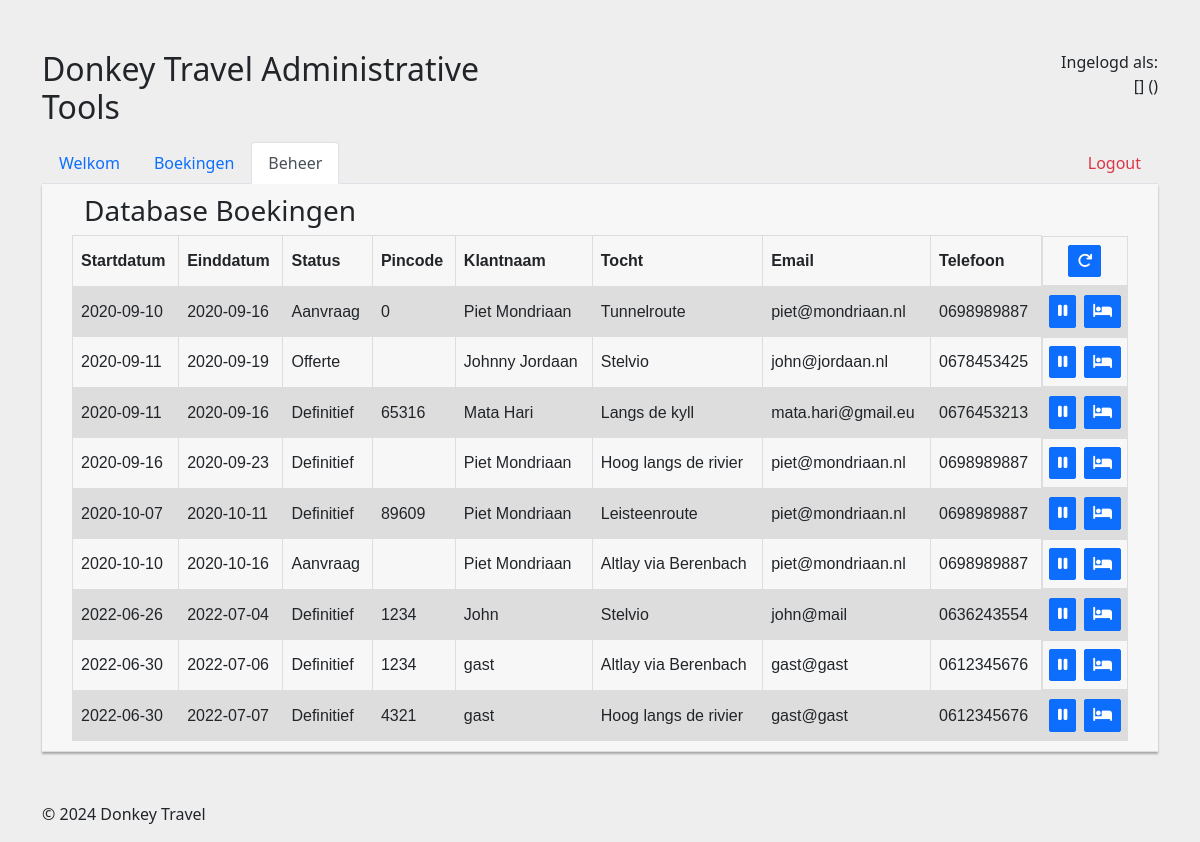
/boekingen.php, run on the app's committed database.
### tables this page shows
CREATE TABLE `boekingen` (
  `ID` int(11) NOT NULL,
  `StartDatum` date DEFAULT NULL,
  `PINCode` int(11) DEFAULT NULL,
  `FKtochtenID` int(11) NOT NULL,
  `FKklantenID` int(11) NOT NULL,
  `FKstatussenID` int(11) NOT NULL,
  `FKtrackerID` int(11) DEFAULT NULL
);

CREATE TABLE `tochten` (
  `ID` int(11) NOT NULL,
  `Omschrijving` varchar(40) DEFAULT NULL,
  `Route` varchar(50) DEFAULT NULL,
  `AantalDagen` int(11) DEFAULT NULL
);

CREATE TABLE `statussen` (
  `ID` int(11) NOT NULL,
  `StatusCode` tinyint(4) DEFAULT NULL,
  `Status` varchar(40) DEFAULT NULL,
  `Verwijderbaar` bit(1) DEFAULT NULL,
  `PINtoekennen` bit(1) DEFAULT NULL
);

CREATE TABLE `klanten` (
  `ID` int(11) NOT NULL,
  `Naam` varchar(50) DEFAULT NULL,
  `Email` varchar(100) DEFAULT NULL,
  `Telefoon` varchar(20) DEFAULT NULL,
  `Wachtwoord` varchar(100) DEFAULT NULL,
  `FKgebruikersrechtenID` int(11) DEFAULT 0,
  `Gewijzigd` timestamp NULL DEFAULT current_timestamp()
);

CREATE TABLE `trackers` (
  `ID` int(11) NOT NULL,
  `PINCode` int(11) NOT NULL,
  `Lat` double NOT NULL,
  `Lon` double NOT NULL,
  `Time` bigint(20) NOT NULL
);

### config.php (called while the page is built)
<?php
    $db_host = "localhost";
    $db_user = "root";
    $db_pass = "";
    $db_name = "donkey";
    $db_port = null;
?>

### database/database.php (called while the page is built, shortened)
<?php
require_once 'boeking.php';
require_once 'klant.php';
require_once 'status.php';
require_once 'tocht.php';
class Database
{
    private $db;
    private $host;
    private $user;
    private $password;
    private $database;
    private $port;
    public function __construct($host, $user, $password, $database, $port)
    {
        $this->host = $host;
        $this->user = $user;
        $this->password = $password;
        $this->database = $database;
        $this->port = $port;
    }
    public function connect()
    {
        $this->db = new \mysqli($this->host, $this->user, $this->password, $this->database, $this->port);
    }
    public function getBoekingen()
    {
        $result = $this->db->query("SELECT * FROM boekingen");
        $boekingen = array();
        while ($row = $result->fetch_assoc()) {
            $boekingen[] = new Boeking($row["ID"], $row["StartDatum"], $row["PINCode"], $this->getTochtByID($row["FKtochtenID"]), $this->getKlantByID($row["FKklantenID"]), $this->getStatusByID($row["FKstatussenID"]), !isset($row["FKtrackerID"]) ? null : $this->getTrackerByID($row["FKtrackerID"]));
        }
        return $boekingen;
    }
    public function getKlantByID($id)
    {
        $result = $this->db->query("SELECT * FROM klanten WHERE ID = $id");
        $row = $result->fetch_assoc();
        return new Klant($row["ID"], $row["Naam"], $row["Email"], $row["Telefoon"], $row["Wachtwoord"], $this->getGebruikersrechtByID($row["FKgebruikersrechtenID"]), $row["Gewijzigd"]);
    }
    public function getGebruikersrechtByID($id)
    {
        $result = $this->db->query("SELECT * FROM gebruikersrechten WHERE ID = $id");
        $row = $result->fetch_assoc();
        return new Gebruikersrechten($row["ID"], $row["Recht"], $row["Rechten"]);
    }
    public function getStatusByID($id)
    {
        $result = $this->db->query("SELECT * FROM statussen WHERE ID = $id");
        $row = $result->fetch_assoc();
        return new Status($row["ID"], $row["StatusCode"], $row["Status"], boolval($row["Verwijderbaar"]), boolval($row["PINtoekennen"]));
    }
    public function getTochtByID($id)
    {
        $result = $this->db->query("SELECT * FROM tochten WHERE ID = $id");
        $row = $result->fetch_assoc();
        return new Tocht($row["ID"], $row["Omschrijving"], $row["Route"], $row["AantalDagen"]);
    }
    public function getTrackerByID($id)
    {
        $result = $this->db->query("SELECT * FROM trackers WHERE ID = $id");
        $row = $result->fetch_assoc();
        return new Tracker($row["ID"], $row["PINCode"], $row["Lat"], $row["Lon"], $row["Time"]);
    }
}

### database/boeking.php (called while the page is built, shortened)
<?php
class Boeking
{
	private $id;
	private $startDatum;
	private $pincode;
	private $tocht;
	private $klant;
	private $status;
	public function __construct($id, $startDatum, $pincode, $tocht, $klant, $status, $tracker)
	{
		$this->id = $id;
		$this->startDatum = $startDatum;
		$this->pincode = $pincode;
		$this->tocht = $tocht;
		$this->klant = $klant;
		$this->status = $status;
	}
	public function getID()
	{
		return $this->id;
	}
	public function getStartDatum()
	{
		return $this->startDatum;
	}
	public function getPincode()
	{
		return $this->pincode;
	}
	public function getTocht()
	{
		return $this->tocht;
	}
	public function getKlant()
	{
		return $this->klant;
	}
	public function getStatus()
	{
		return $this->status;
	}
}

### database/tocht.php (called while the page is built, shortened)
<?php
class Tocht {
    private $omschrijving;
    private $aantaldagen;
    public function __construct($id, $omschrijving, $route, $aantaldagen) {
        $this->omschrijving = $omschrijving;
        $this->aantaldagen = $aantaldagen;
    }
    public function getOmschrijving() {
        return $this->omschrijving;
    }
    public function getAantaldagen() {
        return $this->aantaldagen;
    }
}

### database/status.php (called while the page is built, shortened)
<?php
class Status
{
	private $status;
	public function __construct($id, $statusCode, $status, $verwijderbaar, $pintoekeennen)
	{
		$this->status = $status;
	}
	public function getStatus()
	{
		return $this->status;
	}
}

### database/klant.php (called while the page is built, shortened)
<?php
class Klant
{
	private $naam;
	private $email;
	private $telefoon;
	public function __construct($id, $naam, $email, $telefoon, $wachtwoord, $gebruikersrechten, $gewijzigd)
	{
		$this->naam = $naam;
		$this->email = $email;
		$this->telefoon = $telefoon;
	}
	public function getNaam()
	{
		return $this->naam;
	}
	public function getEmail()
	{
		return $this->email;
	}
	public function getTelefoon()
	{
		return $this->telefoon;
	}
}

### boekingen.php (the view, shortened to what this page needs)
<?php include "include/nav.php"; ?>
<?php
$db = new database\Database($db_host, $db_user, $db_pass, $db_name, $db_port);
$boekingen = $db->getBoekingen();
$view = null;
switch ($view) {
?>
	<?php
	default:
	?>
		<h3>Database Boekingen</h3>
		<table>
			<tr>
				<th>Startdatum</th>
				<th>Einddatum</th>
				<th>Status</th>
				<th>Pincode</th>
				<th>Klantnaam</th>
				<th>Tocht</th>
				<th>Email</th>
				<th>Telefoon</th>
				<th class="d-flex justify-content-center"><button class="btn btn-primary min-height-0 btn-sm" onClick='window.location.reload();'><i class='fa-solid fa-arrow-rotate-right'></i></button></th>
			</tr>
	<?php
		foreach ($boekingen as $boeking) {
			echo "<tr>";
			echo "<td>" . $boeking->getStartdatum() . "</td>";
			echo "<td>" . date('Y-m-d', strtotime($boeking->getStartdatum() . ' + ' . $boeking->getTocht()->getAantalDagen() . ' days')) . "</td>";
			echo "<td>" . $boeking->getStatus()->getStatus() . "</td>";
			echo "<td>" . $boeking->getPINCode() . "</td>";
			echo "<td>" . $boeking->getKlant()->getNaam() . "</td>";
			echo "<td>" . $boeking->getTocht()->getOmschrijving() . "</td>";
			echo "<td>" . $boeking->getKlant()->getEmail() . "</td>";
			echo "<td>" . $boeking->getKlant()->getTelefoon() . "</td>";
			echo "<td class='px-0 d-flex justify-content-center'>
				<a class='mx-1' href='pauzeplaatsen_beheer?id={$boeking->getID()}'><button class='btn btn-primary min-height-0 btn-sm'><i class='fa-solid fa-pause'></i></button></a>
				<a class='mx-1' href='overnachtingsplaatsen_beheer?id={$boeking->getID()}'><button class='btn btn-primary min-height-0 btn-sm'><i class='fa-solid fa-bed'></i></button></a>";
			echo "</td>";
			echo "</tr>";
		}
		echo "</table>";
}
	?>
	<?php include "include/footer.php"; ?>

### include/head.php (shortened to what this page needs)
<?php
include_once 'config.php';
include_once 'database/database.php';
function endsWith($string, ...$endString)
{
	foreach ($endString as $end) {
		$len = strlen($end);
	}
	return false;
}
?>
<!DOCTYPE html>
<html lang="en">
<head>
	<link href="https://cdn.jsdelivr.net/npm/bootstrap@5.0.2/dist/css/bootstrap.min.css" rel="stylesheet">
	<link rel="stylesheet" href="https://cdnjs.cloudflare.com/ajax/libs/font-awesome/6.1.1/css/all.min.css">
	<link rel="stylesheet" href="https://cdnjs.cloudflare.com/ajax/libs/leaflet/1.7.1/leaflet.css" />
	<link rel="stylesheet" href="css/style.css">
</head>

### include/nav.php
<?php include "include/head.php"; ?>
<div class="container">
	<div class="crud-container">
		<div class="row">
			<h2 class="col-5">Donkey Travel Administrative Tools</h2>
			<div class="col-7">
				<div class="float-end">
					<p class="my-0">Ingelogd als:</p>
					<p class="my-0 text-end fw-light"><?php echo $_SESSION['naam'] . " [" . $_SESSION['email'] . "]" . " (" . ($_SESSION['telefoon']) . ")"; ?></p>
				</div>
			</div>
		</div>
		<?php
		$welcome = endsWith(parse_url($_SERVER['REQUEST_URI'], PHP_URL_PATH), "/");
		$boekingen = endsWith(parse_url($_SERVER['REQUEST_URI'], PHP_URL_PATH), "boekingen");
		?>
		<ul class="nav nav-tabs">
			<li class="nav-item">
				<a class="nav-link <?php if ($welcome) echo "active\" aria-current=\"page"; ?>" href="./">Welkom</a>
			</li>
			<li class="nav-item">
				<a class="nav-link <?php if ($boekingen) echo "active\" aria-current=\"page"; ?>" href="boekingen">Boekingen</a>
			</li>
			<li class="nav-item">
				<a class="nav-link <?php if (!$welcome && !$boekingen) echo "active\" aria-current=\"page"; ?>" href="gasten">Beheer</a>
			</li>
			<li class="nav-item ms-auto">
				<a class="nav-link text-danger" href="logout">Logout</a>
			</li>
		</ul>
		<div class="crud-form row mx-0">

### include/footer.php (shortened to what this page needs)
	</div>
</div>
<footer class="footer">
	<p>&copy; <?php echo date("Y"); ?> Donkey Travel</p>
</footer>

### css/style.css (style rules this page uses)
.crud-container { margin: 50px auto; }
.crud-container .crud-form { margin-bottom: 15px; background: #f7f7f7; box-shadow: 0px 2px 2px rgba(0, 0, 0, 0.3); padding: 10px 30px; border-bottom: 1px solid #ddd; }
.crud-container h2 { margin: 0 0 15px; }
.form-control, .btn { min-height: 38px; border-radius: 2px; }
.btn { font-size: 15px; font-weight: bold; }
table { font-family: arial, sans-serif; border-collapse: collapse; width: 100%; }
td { height: 100%; }
td, th { border: 1px solid #dddddd; text-align: left; padding: 8px; }
tr:nth-child(even) { background-color: #dddddd; }
.min-height-0 { min-height: 0px; }

### data on the page
boekingen: StartDatum "2020-09-10", StartDatum.AantalDagen "2020-09-16", FKstatussenID.Status "Aanvraag", FKstatussenID.PINtoekennen "0", FKklantenID.Naam "Piet Mondriaan", FKtochtenID.Omschrijving "Tunnelroute", FKklantenID.Email "piet@mondriaan.nl", FKklantenID.Telefoon "0698989887"
boekingen: StartDatum "2020-09-11", StartDatum.AantalDagen "2020-09-19", FKstatussenID.Status "Offerte", FKklantenID.Naam "Johnny Jordaan", FKtochtenID.Omschrijving "Stelvio", FKklantenID.Email "john@jordaan.nl", FKklantenID.Telefoon "0678453425"
boekingen: StartDatum "2020-09-11", StartDatum.AantalDagen "2020-09-16", FKstatussenID.Status "Definitief", PINCode "65316", FKklantenID.Naam "Mata Hari", FKtochtenID.Omschrijving "Langs de kyll", FKklantenID.Email "mata.hari@gmail.eu", FKklantenID.Telefoon "0676453213"
boekingen: StartDatum "2020-09-16", StartDatum.AantalDagen "2020-09-23", FKstatussenID.Status "Definitief", FKklantenID.Naam "Piet Mondriaan", FKtochtenID.Omschrijving "Hoog langs de rivier", FKklantenID.Email "piet@mondriaan.nl", FKklantenID.Telefoon "0698989887"
boekingen: StartDatum "2020-10-07", StartDatum.AantalDagen "2020-10-11", FKstatussenID.Status "Definitief", PINCode "89609", FKklantenID.Naam "Piet Mondriaan", FKtochtenID.Omschrijving "Leisteenroute", FKklantenID.Email "piet@mondriaan.nl", FKklantenID.Telefoon "0698989887"
boekingen: StartDatum "2020-10-10", StartDatum.AantalDagen "2020-10-16", FKstatussenID.Status "Aanvraag", FKklantenID.Naam "Piet Mondriaan", FKtochtenID.Omschrijving "Altlay via Berenbach", FKklantenID.Email "piet@mondriaan.nl", FKklantenID.Telefoon "0698989887"
boekingen: StartDatum "2022-06-26", StartDatum.AantalDagen "2022-07-04", FKstatussenID.Status "Definitief", FKtrackerID.PINCode "1234", FKklantenID.Naam "John", FKtochtenID.Omschrijving "Stelvio", FKklantenID.Email "john@mail", FKklantenID.Telefoon "0636243554"
boekingen: StartDatum "2022-06-30", StartDatum.AantalDagen "2022-07-06", FKstatussenID.Status "Definitief", FKtrackerID.PINCode "1234", FKklantenID.Naam "gast", FKtochtenID.Omschrijving "Altlay via Berenbach", FKklantenID.Email "gast@gast", FKklantenID.Telefoon "0612345676"
boekingen: StartDatum "2022-06-30", StartDatum.AantalDagen "2022-07-07", FKstatussenID.Status "Definitief", FKtrackerID.PINCode "4321", FKklantenID.Naam "gast", FKtochtenID.Omschrijving "Hoog langs de rivier", FKklantenID.Email "gast@gast", FKklantenID.Telefoon "0612345676"
